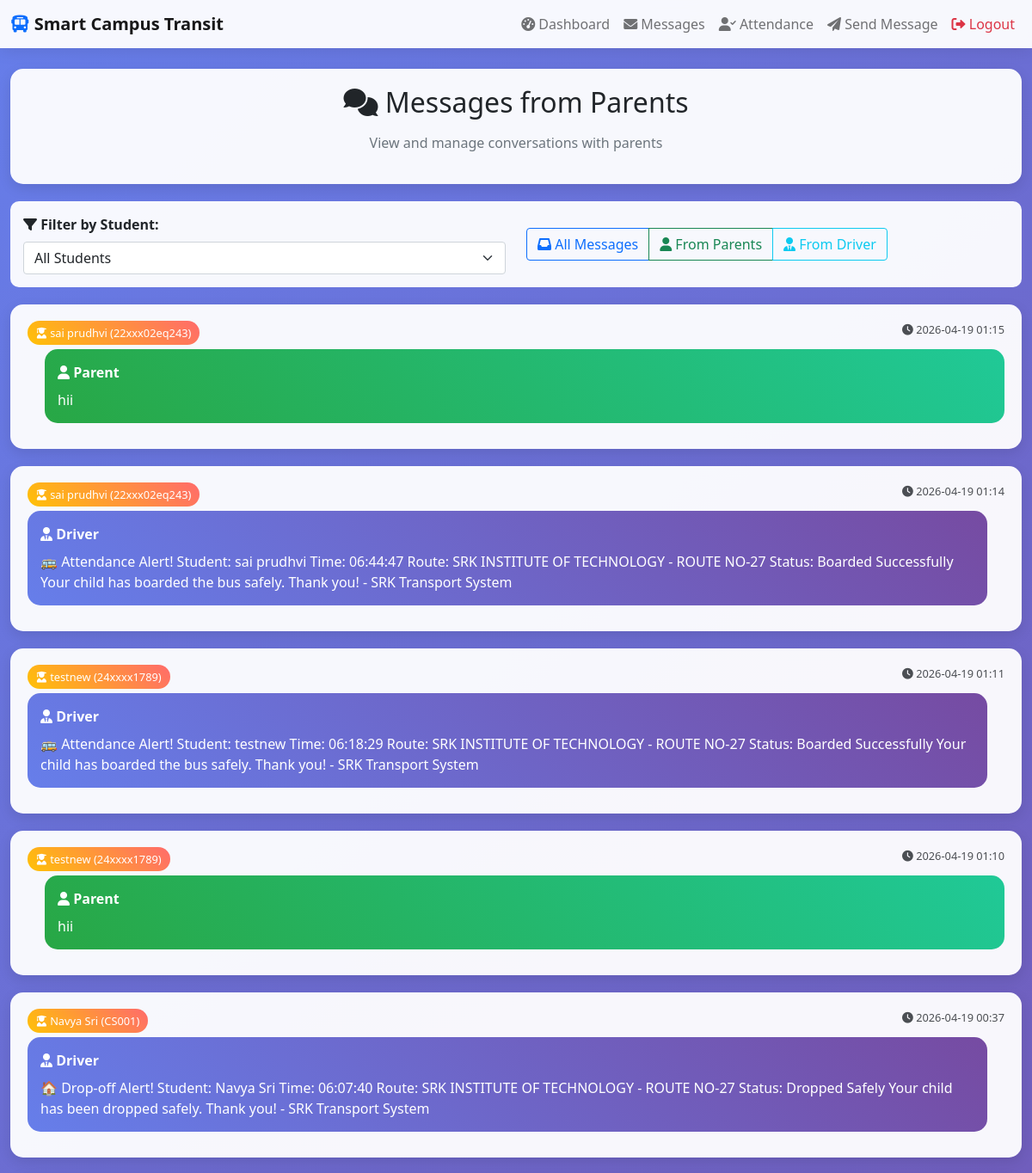
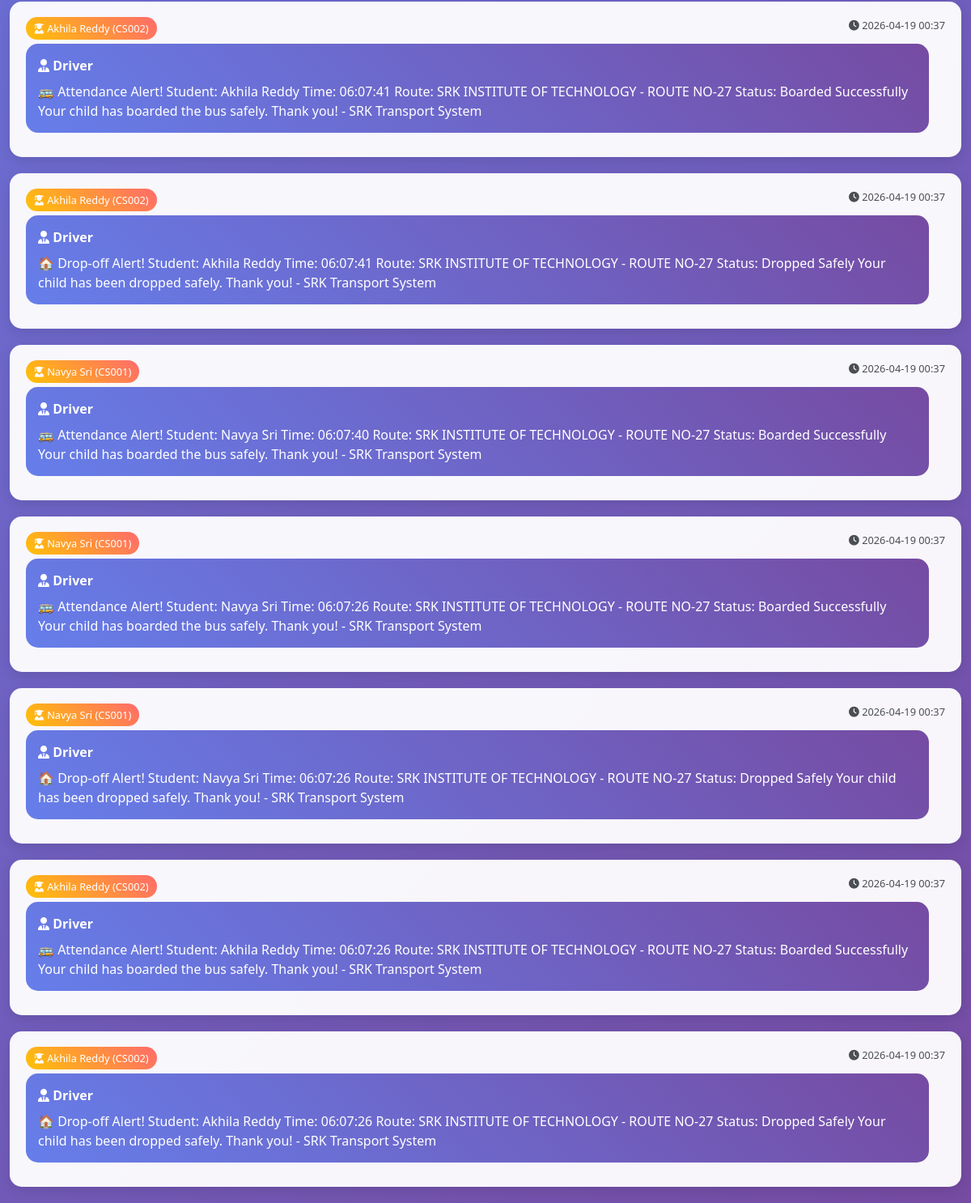
Page /driver/messages (signed in) on the committed database (2 pictures, top to bottom).
### tables this page shows
CREATE TABLE driver_parent_messages (
            message_id INTEGER PRIMARY KEY AUTOINCREMENT,
            driver_id INTEGER,
            student_id INTEGER,
            sender_type TEXT NOT NULL,
            message TEXT NOT NULL,
            created_at TIMESTAMP DEFAULT CURRENT_TIMESTAMP,
            FOREIGN KEY (driver_id) REFERENCES users (user_id),
            FOREIGN KEY (student_id) REFERENCES students (student_id)
        );

CREATE TABLE students (
            student_id INTEGER PRIMARY KEY AUTOINCREMENT,
            user_id INTEGER,
            name TEXT NOT NULL,
            roll_number TEXT UNIQUE,
            department TEXT,
            year TEXT,
            phone_number TEXT,
            father_name TEXT,
            father_phone TEXT,
            address TEXT,
            face_data TEXT,
            created_at TIMESTAMP DEFAULT CURRENT_TIMESTAMP, route_id INTEGER, parent_password TEXT,
            FOREIGN KEY (user_id) REFERENCES users (user_id)
        );

### app-render.py (the view)
@app.route('/driver/messages')
@login_required
def driver_messages():
    if session['role'] != 'driver':
        return redirect(url_for('index'))
    conn = get_db_connection()
    messages = conn.execute('''
        SELECT m.*, s.name as student_name, s.roll_number,
               datetime(m.created_at) as formatted_time
        FROM driver_parent_messages m
        JOIN students s ON m.student_id = s.student_id
        WHERE m.driver_id = ?
        ORDER BY m.created_at DESC
        LIMIT 100
    ''', (session['user_id'],)).fetchall()
    students = conn.execute('''
        SELECT DISTINCT s.student_id, s.name, s.roll_number
        FROM students s
        JOIN driver_parent_messages m ON s.student_id = m.student_id
        WHERE m.driver_id = ?
        ORDER BY s.name
    ''', (session['user_id'],)).fetchall()
    conn.close()
    return render_template('driver_messages.html', messages=messages, students=students)

### app-render.py (called while the page is built)
def login_required(f):
    @wraps(f)
    def decorated_function(*args, **kwargs):
        if 'user_id' not in session:
            return redirect(url_for('login'))
        return f(*args, **kwargs)
    return decorated_function

def get_db_connection():
    conn = sqlite3.connect('transit_system.db')
    conn.row_factory = sqlite3.Row
    return conn

### templates/driver_messages.html (shortened to what this page needs)
<!DOCTYPE html>
<html lang="en">
<head>
    <link href="https://cdn.jsdelivr.net/npm/bootstrap@5.1.3/dist/css/bootstrap.min.css" rel="stylesheet">
    <link href="https://cdnjs.cloudflare.com/ajax/libs/font-awesome/6.0.0/css/all.min.css" rel="stylesheet">
</head>
<body>
    <nav class="navbar navbar-expand-lg navbar-light">
        <div class="container-fluid">
            <a class="navbar-brand fw-bold" href="{{ url_for('index') }}">
                <i class="fas fa-bus text-primary"></i> Smart Campus Transit
            </a>
            <div class="navbar-nav ms-auto">
                <a class="nav-link" href="{{ url_for('driver_dashboard') }}">
                    <i class="fas fa-tachometer-alt"></i> Dashboard
                </a>
                <a class="nav-link" href="{{ url_for('driver_messages') }}">
                    <i class="fas fa-envelope"></i> Messages
                </a>
                <a class="nav-link" href="{{ url_for('driver_attendance') }}">
                    <i class="fas fa-user-check"></i> Attendance
                </a>
                <a class="nav-link" href="{{ url_for('driver_send_parent_notification') }}">
                    <i class="fas fa-paper-plane"></i> Send Message
                </a>
                <a class="nav-link text-danger" href="{{ url_for('logout') }}">
                    <i class="fas fa-sign-out-alt"></i> Logout
                </a>
            </div>
        </div>
    </nav>
    <div class="container-fluid mt-4">
        <div class="row">
            <div class="col-12">
                <div class="message-card text-center">
                    <h2 class="mb-3">
                        <i class="fas fa-comments"></i> Messages from Parents
                    </h2>
                    <p class="text-muted">View and manage conversations with parents</p>
                </div>
                {% if students %}
                <div class="student-filter">
                    <div class="row align-items-center">
                        <div class="col-md-6">
                            <label class="form-label fw-bold">
                                <i class="fas fa-filter"></i> Filter by Student:
                            </label>
                            <select class="form-select" id="studentFilter">
                                <option value="">All Students</option>
                            </select>
                        </div>
                        <div class="col-md-6">
                            <div class="btn-group" role="group">
                                <button class="btn btn-outline-primary" onclick="filterMessages('all')">
                                    <i class="fas fa-inbox"></i> All Messages
                                </button>
                                <button class="btn btn-outline-success" onclick="filterMessages('parent')">
                                    <i class="fas fa-user"></i> From Parents
                                </button>
                                <button class="btn btn-outline-info" onclick="filterMessages('driver')">
                                    <i class="fas fa-user-tie"></i> From Driver
                                </button>
                            </div>
                        </div>
                    </div>
                </div>
                {% endif %}
                {% if messages %}
                    {% for message in messages %}
                    <div class="message-card"
                         data-student-id="{{ message.student_id }}"
                         data-sender-type="{{ message.sender_type }}">
                        <div class="d-flex justify-content-between align-items-start mb-2">
                            <div>
                                <span class="student-badge">
                                    <i class="fas fa-user-graduate"></i>
                                    {{ message.student_name }} ({{ message.roll_number }})
                                </span>
                            </div>
                            <small class="message-time">
                                <i class="fas fa-clock"></i>
                                {{ message.formatted_time[:16] }}
                            </small>
                        </div>
                        <div class="message-bubble {{ 'message-parent' if message.sender_type == 'parent' else 'message-driver' }}">
                            <div class="d-flex justify-content-between align-items-start">
                                <div>
                                    <strong>
                                        <i class="fas fa-{{ 'user' if message.sender_type == 'parent' else 'user-tie' }}"></i>
                                        {{ 'Parent' if message.sender_type == 'parent' else 'Driver' }}
                                    </strong>
                                    <div class="mt-2">
                                        {{ message.message }}
                                    </div>
                                </div>
                            </div>
                        </div>
                    </div>
                    {% endfor %}
                {% endif %}
            </div>
        </div>
    </div>
</body>
</html>

### templates/driver_messages.html (style rules this page uses)
body { background: linear-gradient(135deg, #667eea 0%, #764ba2 100%); min-height: 100vh; font-family: 'Segoe UI', Tahoma, Geneva, Verdana, sans-serif; }
.navbar { background: rgba(255, 255, 255, 0.95); backdrop-filter: blur(10px); box-shadow: 0 2px 20px rgba(0,0,0,0.1); }
.message-card { background: rgba(255, 255, 255, 0.95); border-radius: 15px; padding: 20px; margin-bottom: 20px; box-shadow: 0 5px 15px rgba(0,0,0,0.1); }
.message-bubble { border-radius: 15px; padding: 15px; margin-bottom: 10px; position: relative; }
.message-parent { background: linear-gradient(45deg, #28a745, #20c997); color: white; margin-left: 20px; }
.message-driver { background: linear-gradient(45deg, #667eea, #764ba2); color: white; margin-right: 20px; }
.student-filter { background: rgba(255, 255, 255, 0.95); border-radius: 10px; padding: 15px; margin-bottom: 20px; }
.message-time { font-size: 0.8rem; opacity: 0.8; }
.student-badge { background: linear-gradient(45deg, #ffc107, #ff6b6b); color: white; padding: 5px 10px; border-radius: 15px; font-size: 0.8rem; }

### rows in the picture
driver_parent_messages: student_name "sai prudhvi", roll_number "22xxx02eq243", created_at "2026-04-19 01:15", sender_type "Parent", message "hii"
driver_parent_messages: student_name "sai prudhvi", roll_number "22xxx02eq243", created_at "2026-04-19 01:14", sender_type "Driver", message "🚌 Attendance Alert! Student: sai prudhvi Time: 06:44:47 Route: SRK INSTITUTE OF TECHNOLOGY - ROUTE NO-27 Status: Boarded Successfully Your child has boarded the bus safely. Thank you! - SRK Transport System"
driver_parent_messages: student_name "testnew", roll_number "24xxxx1789", created_at "2026-04-19 01:11", sender_type "Driver", message "🚌 Attendance Alert! Student: testnew Time: 06:18:29 Route: SRK INSTITUTE OF TECHNOLOGY - ROUTE NO-27 Status: Boarded Successfully Your child has boarded the bus safely. Thank you! - SRK Transport System"
driver_parent_messages: student_name "testnew", roll_number "24xxxx1789", created_at "2026-04-19 01:10", sender_type "Parent", message "hii"
driver_parent_messages: student_name "Navya Sri", roll_number "CS001", created_at "2026-04-19 00:37", sender_type "Driver", message "🏠 Drop-off Alert! Student: Navya Sri Time: 06:07:40 Route: SRK INSTITUTE OF TECHNOLOGY - ROUTE NO-27 Status: Dropped Safely Your child has been dropped safely. Thank you! - SRK Transport System"
driver_parent_messages: student_name "Akhila Reddy", roll_number "CS002", created_at "2026-04-19 00:37", sender_type "Driver", message "🚌 Attendance Alert! Student: Akhila Reddy Time: 06:07:41 Route: SRK INSTITUTE OF TECHNOLOGY - ROUTE NO-27 Status: Boarded Successfully Your child has boarded the bus safely. Thank you! - SRK Transport System"
driver_parent_messages: student_name "Akhila Reddy", roll_number "CS002", created_at "2026-04-19 00:37", sender_type "Driver", message "🏠 Drop-off Alert! Student: Akhila Reddy Time: 06:07:41 Route: SRK INSTITUTE OF TECHNOLOGY - ROUTE NO-27 Status: Dropped Safely Your child has been dropped safely. Thank you! - SRK Transport System"
driver_parent_messages: student_name "Navya Sri", roll_number "CS001", created_at "2026-04-19 00:37", sender_type "Driver", message "🚌 Attendance Alert! Student: Navya Sri Time: 06:07:40 Route: SRK INSTITUTE OF TECHNOLOGY - ROUTE NO-27 Status: Boarded Successfully Your child has boarded the bus safely. Thank you! - SRK Transport System"
driver_parent_messages: student_name "Navya Sri", roll_number "CS001", created_at "2026-04-19 00:37", sender_type "Driver", message "🚌 Attendance Alert! Student: Navya Sri Time: 06:07:26 Route: SRK INSTITUTE OF TECHNOLOGY - ROUTE NO-27 Status: Boarded Successfully Your child has boarded the bus safely. Thank you! - SRK Transport System"
driver_parent_messages: student_name "Navya Sri", roll_number "CS001", created_at "2026-04-19 00:37", sender_type "Driver", message "🏠 Drop-off Alert! Student: Navya Sri Time: 06:07:26 Route: SRK INSTITUTE OF TECHNOLOGY - ROUTE NO-27 Status: Dropped Safely Your child has been dropped safely. Thank you! - SRK Transport System"
driver_parent_messages: student_name "Akhila Reddy", roll_number "CS002", created_at "2026-04-19 00:37", sender_type "Driver", message "🚌 Attendance Alert! Student: Akhila Reddy Time: 06:07:26 Route: SRK INSTITUTE OF TECHNOLOGY - ROUTE NO-27 Status: Boarded Successfully Your child has boarded the bus safely. Thank you! - SRK Transport System"
driver_parent_messages: student_name "Akhila Reddy", roll_number "CS002", created_at "2026-04-19 00:37", sender_type "Driver", message "🏠 Drop-off Alert! Student: Akhila Reddy Time: 06:07:26 Route: SRK INSTITUTE OF TECHNOLOGY - ROUTE NO-27 Status: Dropped Safely Your child has been dropped safely. Thank you! - SRK Transport System"
